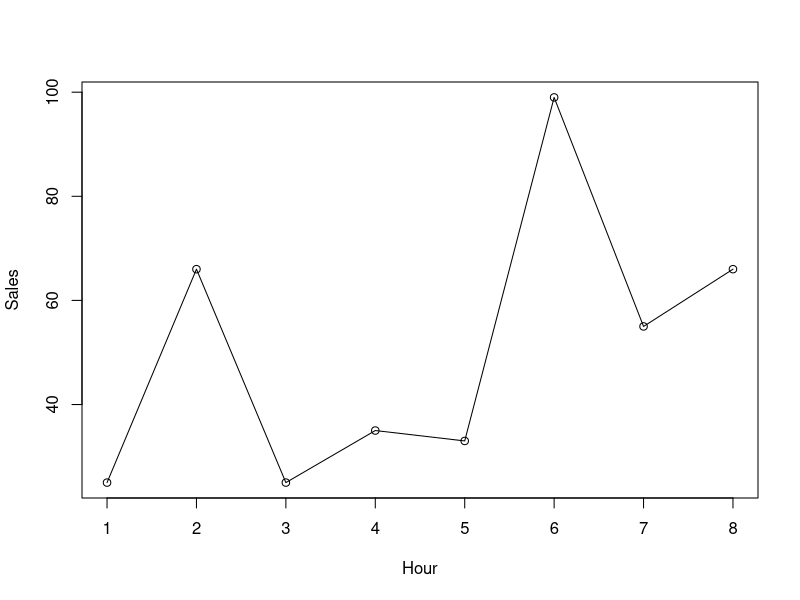

Source code (R):
library(ggplot2)

data <- read.csv('../sales.csv')


#Saving First Plot  into 1.png
png(filename="graphs/hourly.png")
plot(data$Hour,data$Sales,xlab="Hour",ylab="Sales")
lines(data$Hour,data$Sales,xlab="Hour",ylab="Sales")
dev.off()
